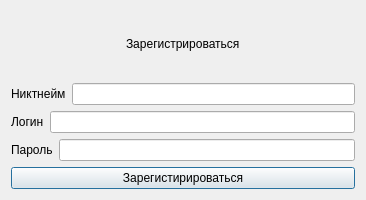
<?xml version="1.0" encoding="UTF-8"?>
<ui version="4.0">
 <class>Dialog</class>
 <widget class="QDialog" name="Dialog">
  <property name="geometry">
   <rect>
    <x>0</x>
    <y>0</y>
    <width>366</width>
    <height>200</height>
   </rect>
  </property>
  <property name="maximumSize">
   <size>
    <width>16777215</width>
    <height>200</height>
   </size>
  </property>
  <property name="windowTitle">
   <string>Dialog</string>
  </property>
  <layout class="QGridLayout" name="gridLayout">
   <item row="0" column="0">
    <layout class="QVBoxLayout" name="verticalLayout">
     <item>
      <layout class="QHBoxLayout" name="horizontalLayout_3">
       <item>
        <spacer name="horizontalSpacer">
         <property name="orientation">
          <enum>Qt::Horizontal</enum>
         </property>
         <property name="sizeHint" stdset="0">
          <size>
           <width>40</width>
           <height>20</height>
          </size>
         </property>
        </spacer>
       </item>
       <item>
        <widget class="QLabel" name="label">
         <property name="text">
          <string>Зарегистрироваться</string>
         </property>
        </widget>
       </item>
       <item>
        <spacer name="horizontalSpacer_2">
         <property name="orientation">
          <enum>Qt::Horizontal</enum>
         </property>
         <property name="sizeHint" stdset="0">
          <size>
           <width>40</width>
           <height>20</height>
          </size>
         </property>
        </spacer>
       </item>
      </layout>
     </item>
     <item>
      <layout class="QHBoxLayout" name="horizontalLayout_4">
       <item>
        <widget class="QLabel" name="label_4">
         <property name="text">
          <string>Никтнейм</string>
         </property>
        </widget>
       </item>
       <item>
        <widget class="QLineEdit" name="nicknameEdit"/>
       </item>
      </layout>
     </item>
     <item>
      <layout class="QHBoxLayout" name="horizontalLayout">
       <item>
        <widget class="QLabel" name="label_2">
         <property name="text">
          <string>Логин</string>
         </property>
        </widget>
       </item>
       <item>
        <widget class="QLineEdit" name="loginEdit"/>
       </item>
      </layout>
     </item>
     <item>
      <layout class="QHBoxLayout" name="horizontalLayout_2">
       <item>
        <widget class="QLabel" name="label_3">
         <property name="text">
          <string>Пароль</string>
         </property>
        </widget>
       </item>
       <item>
        <widget class="QLineEdit" name="passwordEdit"/>
       </item>
      </layout>
     </item>
     <item>
      <widget class="QPushButton" name="pushButton">
       <property name="text">
        <string>Зарегистирироваться</string>
       </property>
      </widget>
     </item>
    </layout>
   </item>
  </layout>
 </widget>
 <resources/>
 <connections/>
</ui>
